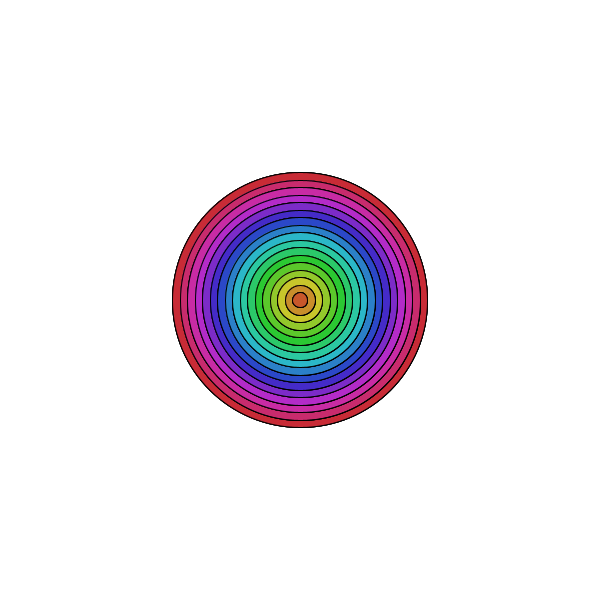
Frame 1 (no input)
Frame 60 (the mouse pressed at the canvas centre just before this capture): identical to frame 1, image omitted
Frame 120 (the mouse held since frame 60 and released just before this capture): identical to frame 1, image omitted

The Processing sketch that drew this single still picture (run headless with seeded random() and noise(); from frame 60 on, the mouse is pressed at the canvas centre):

// Processing sketch: processing_187012
// ── processing_187012.pde

void setup() {
  size(600, 600);
  colorMode(HSB);
}
void draw() {
  background(255);
  for (int i = 255; i > 0 ; i=i-15) {
    fill(i-3, 200, 200);
    ellipse( width/2, height/2, i, i); 
    ellipse( width/2, height/2, i, i); 
   ellipse( width/2, height/2, i, i); 
    ellipse( width/2, height/2, i, i); 
    }
}
